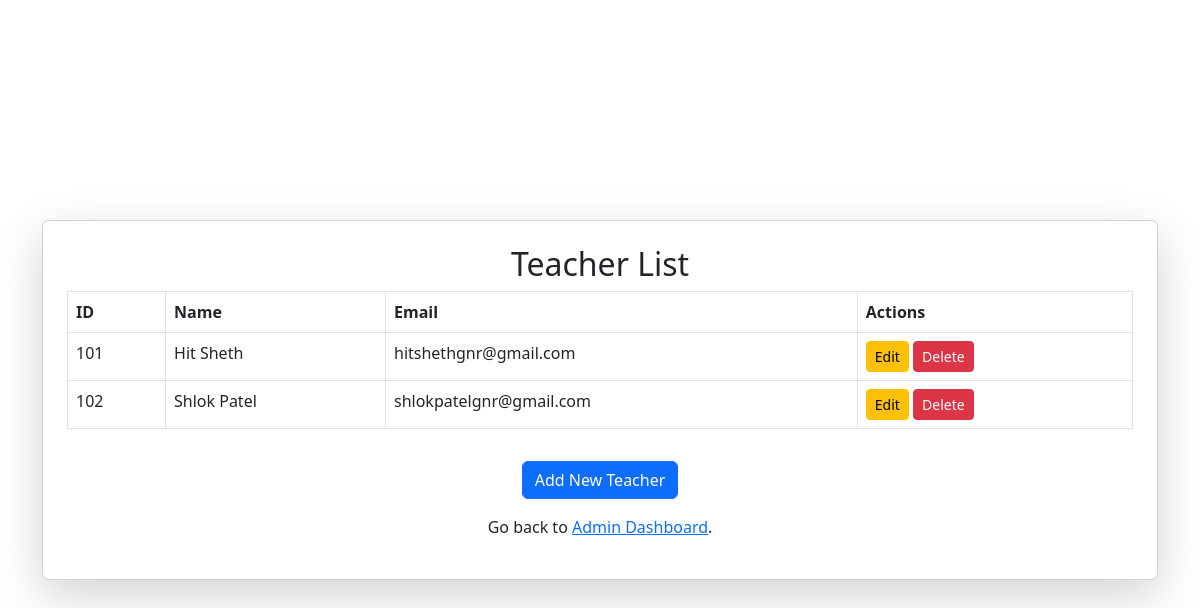
Page /manage_teachers (signed in) on the earlier database version.
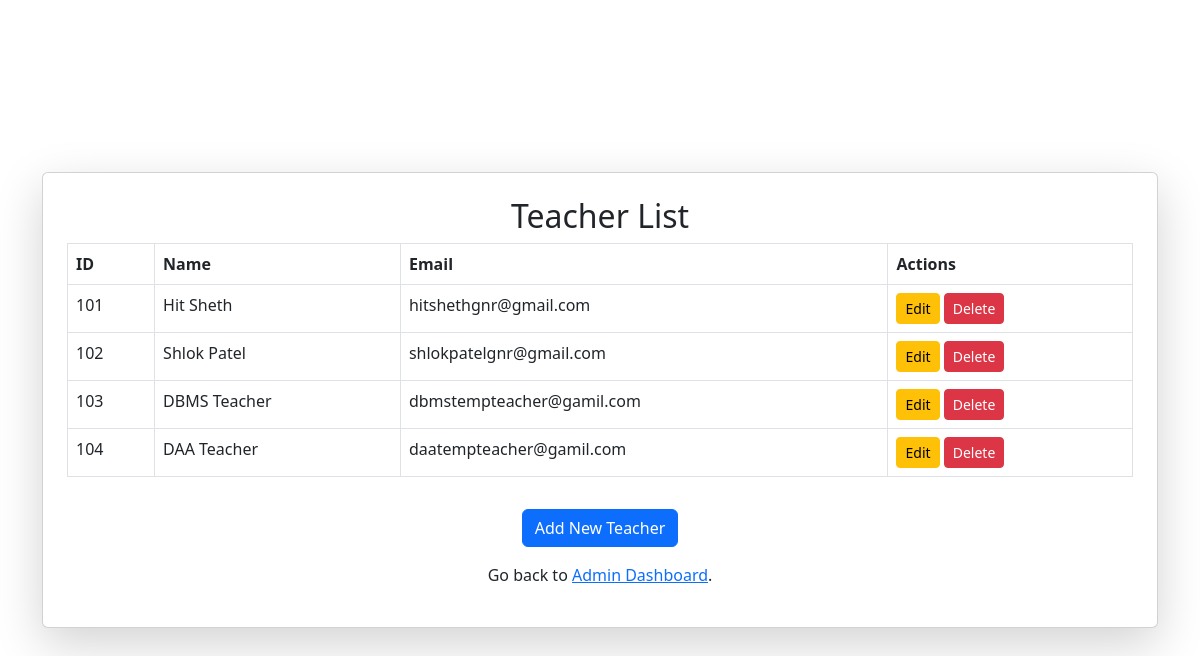
Same page on the later database version.
### tables this page shows
CREATE TABLE Teacher (
                    id INTEGER PRIMARY KEY AUTOINCREMENT,
                    name TEXT NOT NULL,
                    email TEXT UNIQUE NOT NULL,
                    password TEXT NOT NULL,
                    user_id INTEGER,
                    subject TEXT,
                    FOREIGN KEY (user_id) REFERENCES users(id)
                   );

CREATE TABLE users (
            id INTEGER PRIMARY KEY AUTOINCREMENT,
            email TEXT UNIQUE NOT NULL,
            password TEXT NOT NULL,
            role TEXT CHECK(role IN ('admin', 'teacher', 'student')) NOT NULL DEFAULT 'student'
        );

### app.py (the view)
@app.route('/manage_teachers')
@admin_required
def manage_teachers():
    conn = sqlite3.connect(DB_PATH)
    cursor = conn.cursor()
    cursor.execute('''
        SELECT users.id, Teacher.name, users.email FROM users
        JOIN Teacher ON users.id = Teacher.user_id
        WHERE users.role = 'teacher'
    ''')
    teachers = cursor.fetchall()
    conn.close()
    return render_template('manage_teachers.html', teachers=teachers)

### app.py (called while the page is built)
@login_manager.user_loader
def load_user(user_id):
    conn = sqlite3.connect(DB_PATH)
    cursor = conn.cursor()
    cursor.execute("SELECT id, email, role FROM users WHERE id = ?", (user_id,))
    user = cursor.fetchone()
    conn.close()
    if user:
        return User(id=user[0], email=user[1], role=user[2])
    return None

def admin_required(f):
    @wraps(f)
    def decorated_function(*args, **kwargs):
        if 'user_id' not in session or session.get('role') != 'admin':
            return "Access Denied: Admins Only", 403
        return f(*args, **kwargs)
    return decorated_function

### templates/manage_teachers.html (shortened to what this page needs)
<!DOCTYPE html>
<html lang="en">
<head>
    <link rel="stylesheet" href="https://cdn.jsdelivr.net/npm/bootstrap@5.3.0/dist/css/bootstrap.min.css">
</head>
<body class="d-flex justify-content-center align-items-center vh-100">
    <div class="container">
        <div class="card p-4 shadow-lg">
            <h2 class="text-center">Teacher List</h2>
            <table class="table table-bordered">
                <thead>
                    <tr>
                        <th>ID</th>
                        <th>Name</th>
                        <th>Email</th>
                        <th>Actions</th>
                    </tr>
                </thead>
                <tbody>
                    {% for teacher in teachers %}
                    <tr>
                        <td>{{ teacher[0] }}</td>
                        <td>{{ teacher[1] }}</td>
                        <td>{{ teacher[2] }}</td>
                        <td>
                            <a href="{{ url_for('edit_teacher', teacher_id=teacher[0]) }}" class="btn btn-warning btn-sm">Edit</a>
                            <a href="{{ url_for('delete_teacher', teacher_id=teacher[0]) }}" class="btn btn-danger btn-sm" onclick="return confirm('Are you sure?')">Delete</a>
                        </td>
                    </tr>
                    {% endfor %}
                </tbody>
            </table>
            <div class="text-center mt-3">
                <a href="{{ url_for('add_teacher') }}" class="btn btn-primary">Add New Teacher</a>
            </div>
            <p class="text-center mt-3">Go back to <a href="{{ url_for('admin_dashboard') }}">Admin Dashboard</a>.</p>
        </div>
    </div>
</body>
</html>

Differences in the rows shown:
added Teacher: teacher "103", name "DBMS Teacher", email "dbmstempteacher@gamil.com"
added Teacher: teacher "104", name "DAA Teacher", email "daatempteacher@gamil.com"
